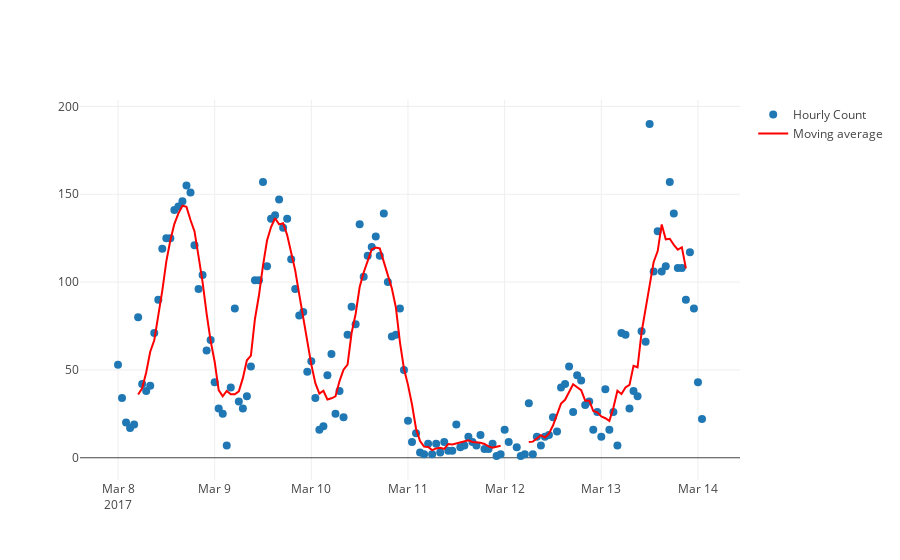

Notebook source saved alongside this figure:
### Code cell
xy_data = pogo.Scatter( x=feed_times_hour.index, y=feed_times_hour.val,
                  mode='markers', marker=Marker(size=8),
                  name='Hourly Count')
# vvv clip first and last points of convolution
mov_avg = pogo.Scatter( x=feed_times_hour.index[5:-4], y=feed_times_hour.ma[5:-4], \
                  line=Line(width=2,color='red'), name='Moving average')
data = Data([xy_data, mov_avg])

iplot(data, filename='hourly feed count moving avg')

### Figure 1 — Plotly figure (JSON) as saved in the notebook; plotly's stock layout.template omitted (floating-point values rounded to 4 significant figures; data arrays with more than 128 entries replaced by an {"elided": "..."} marker saying what was removed)
{"data": [{"marker": {"size": 8}, "mode": "markers", "name": "Hourly Count", "type": "scatter", "x": {"elided": "146 str values"}, "y": {"elided": "146 int values"}}, {"line": {"color": "red", "width": 2}, "name": "Moving average", "type": "scatter", "x": {"elided": "137 str values"}, "y": {"elided": "137 float values"}}], "layout": {}}
